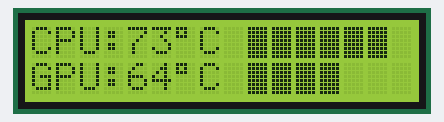
This program was run on a simulated Arduino Uno, built with avr-gcc and run on an emulated ATmega328P. Parts: 16×2 character LCD. Random numbers use the default seed unless the program sets one.

Above: at 0.2 s.
At 4.3 s:
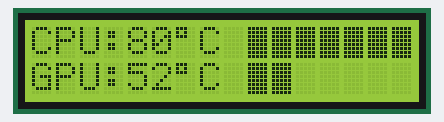
At 9.4 s:
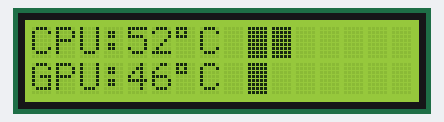
At 18.7 s:
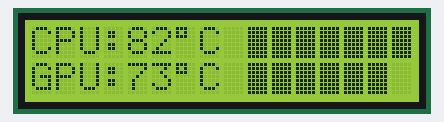
At 28.0 s:
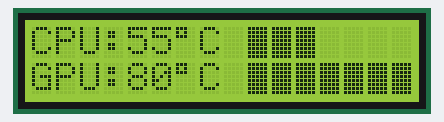
At 38.3 s:
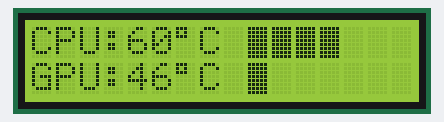

Measured:
- what the display in image 1 shows lasts 1.1 s, from 4.2 s to 5.3 s

The program:

main.cpp
```cpp
#include <Arduino.h>
#include <LiquidCrystal_I2C.h>

#define SENSOR_PIN 14
LiquidCrystal_I2C lcd(0x27, 16, 2);
byte PROGRESS_BAR_FULL_SEGMENT_DATA[8] = {0b11111, 0b11111, 0b11111, 0b11111, 0b11111, 0b11111, 0b11111, 0b11111};
#define PROGRESS_BAR_FULL_SEGMENT 2
byte temp1, temp2;

void printBars(byte temperature, byte row) {
    byte bars = map(temperature, 35, 95, 0, 10);
    lcd.setCursor(9, row);
    for (byte i = 0; i < bars; i++) {
        lcd.write(PROGRESS_BAR_FULL_SEGMENT);
    }
    for (byte i = bars; i < 10; i++) {
        lcd.print(" ");
    }
}

void getTemperature() {
    temp1 = random(45, 96);
    temp2 = random(45, 96);
}

void updateDisplay() {
    lcd.setCursor(4, 0);
    lcd.print(temp1);
    lcd.write(223);
    lcd.print("C");
    printBars(temp1, 0);

    lcd.setCursor(4, 1);
    lcd.print(temp2);
    lcd.write(223);
    lcd.print("C");
    printBars(temp2, 1);
}

void draw_labels() {
    byte degree[8] = {0b11100, 0b10100, 0b11100, 0b00000, 0b00000, 0b00000, 0b00000, 0b00000};
    lcd.createChar(0, degree);

    lcd.setCursor(0, 0);
    lcd.print("CPU:");
    lcd.setCursor(0, 1);
    lcd.print("GPU:");
}

void setup() {
    Serial.begin(9600);

    lcd.init();
    lcd.backlight();
    lcd.clear();
    lcd.createChar(PROGRESS_BAR_FULL_SEGMENT, PROGRESS_BAR_FULL_SEGMENT_DATA);
    draw_labels();
}

void loop() {
    getTemperature();
    updateDisplay();
    delay(1000);
}
```
